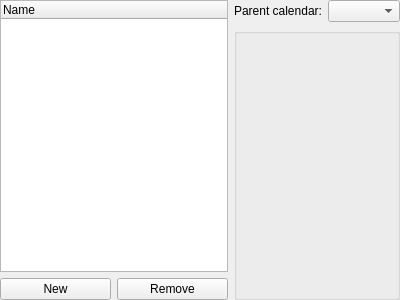
<ui version="4.0" >
 <author>Dag Andersen danders@get2net.dk</author>
 <class>KPlato::CalendarListPanel</class>
 <widget class="QWidget" name="KPlato::CalendarListPanel" >
  <property name="geometry" >
   <rect>
    <x>0</x>
    <y>0</y>
    <width>400</width>
    <height>300</height>
   </rect>
  </property>
  <property name="windowTitle" >
   <string>CalendarListPanel</string>
  </property>
  <layout class="QHBoxLayout" >
   <property name="margin" >
    <number>0</number>
   </property>
   <property name="spacing" >
    <number>6</number>
   </property>
   <item>
    <layout class="QGridLayout" >
     <property name="margin" >
      <number>0</number>
     </property>
     <property name="spacing" >
      <number>6</number>
     </property>
     <item row="0" column="0" colspan="2" >
      <widget class="QTreeWidget" name="calendarList" >
       <property name="columnCount" >
        <number>1</number>
       </property>
       <column>
        <property name="text" >
         <string>Name</string>
        </property>
       </column>
      </widget>
     </item>
     <item row="1" column="0" >
      <widget class="QPushButton" name="bAdd" >
       <property name="text" >
        <string>New</string>
       </property>
      </widget>
     </item>
     <item row="1" column="1" >
      <widget class="QPushButton" name="bDelete" >
       <property name="text" >
        <string>Remove</string>
       </property>
      </widget>
     </item>
    </layout>
   </item>
   <item>
    <layout class="QVBoxLayout" >
     <property name="margin" >
      <number>0</number>
     </property>
     <property name="spacing" >
      <number>6</number>
     </property>
     <item>
      <layout class="QHBoxLayout" >
       <property name="margin" >
        <number>0</number>
       </property>
       <property name="spacing" >
        <number>6</number>
       </property>
       <item>
        <widget class="QLabel" name="textLabel2" >
         <property name="text" >
          <string>Parent calendar:</string>
         </property>
         <property name="wordWrap" >
          <bool>false</bool>
         </property>
        </widget>
       </item>
       <item>
        <widget class="QComboBox" name="baseCalendar" />
       </item>
      </layout>
     </item>
     <item>
      <widget class="QGroupBox" name="calendarBox" >
       <property name="title" >
        <string/>
       </property>
      </widget>
     </item>
    </layout>
   </item>
  </layout>
 </widget>
 <layoutdefault spacing="6" margin="11" />
 <pixmapfunction>qPixmapFromMimeSource</pixmapfunction>
 <tabstops>
  <tabstop>bAdd</tabstop>
  <tabstop>bDelete</tabstop>
  <tabstop>baseCalendar</tabstop>
 </tabstops>
 <includes>
  <include location="local" >k3listview.h</include>
 </includes>
 <resources/>
 <connections/>
</ui>
